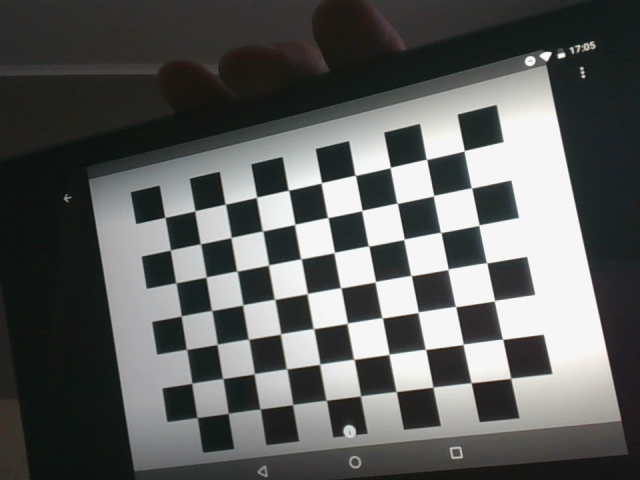
#> input picture Computer Vision_Practice/data/pinhole_calib/img_00.png, 640 x 480 px, found by its file name
$ jupyter execute --allow-errors lecture11_practice.ipynb   (older library calls are emulated)
#> lines starting #> are read from the running program, lines starting #| are printed output that depends on the picture
# 1. 3D Triangulation

[cell 1]
import cv2
import numpy as np

P1 = np.eye(3, 4, dtype=np.float32)
P2 = np.eye(3, 4, dtype=np.float32)
P2[0, 3] = -1

N = 5
points3d = np.empty((4, N), np.float32)
points3d[:3, :] = np.random.randn(3, N)
points3d[3, :] = 1

points1 = P1 @ points3d
points1 = points1[:2, :] / points1[2, :]
points1[:2, :] += np.random.randn(2, N) * 1e-2

points2 = P2 @ points3d
points2 = points2[:2, :] / points2[2, :]
points2[:2, :] += np.random.randn(2, N) * 1e-2

points3d_reconstr = cv2.triangulatePoints(P1, P2, points1, points2)
points3d_reconstr /= points3d_reconstr[3, :]

print('Original points')
print(points3d[:3].T)
print('Reconstructed points')
print(points3d_reconstr[:3].T)

# 2. Find relative camera-object pose using PnP algorithm

[cell 2]
import cv2
import numpy as np

#> (the rest of this cell did not finish here and is left out)

# 3. Stereo rectification

[cell 3]
import cv2
import numpy as np
import matplotlib.pyplot as plt
import matplotlib
matplotlib.rcParams.update({'font.size': 20})

#> (the rest of this cell did not finish here and is left out)

# 4. Fundamental matrix computation

[cell 4]
import cv2
import numpy as np

#> (the rest of this cell did not finish here and is left out)

# 5. Essential decomposition into rotation and translation

[cell 5]
import cv2
import numpy as np

#> (the rest of this cell did not finish here and is left out)

# 6. Estimating disparity map for stereo images

[cell 6]
import cv2
import matplotlib.pyplot as plt
import matplotlib
matplotlib.rcParams.update({'font.size': 20})

left_img = cv2.imread('./img_00.png')
#> left_img is the input picture: shape (480, 640, 3); mean B, G, R 93.2, 94.5, 92.8
right_img = cv2.imread('./img_01.png')
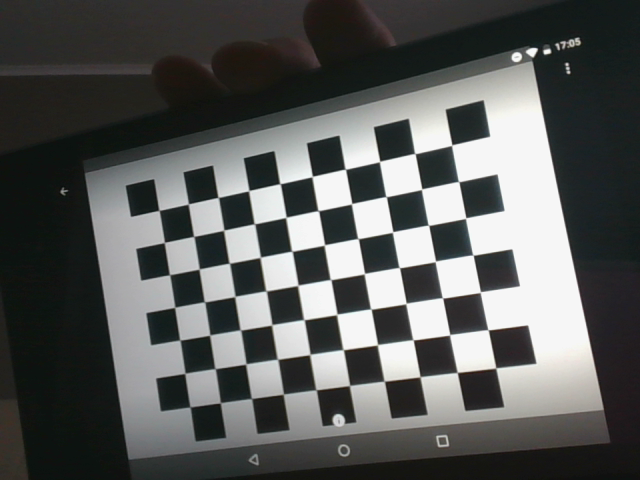
#> input picture Computer Vision_Practice/data/pinhole_calib/img_01.png, 640 x 480 px, found by its file name
#> right_img is the input picture: shape (480, 640, 3); mean B, G, R 89.8, 91.2, 89.4

stereo_bm = cv2.StereoBM_create(32)
dispmap_bm = stereo_bm.compute(cv2.cvtColor(left_img, cv2.COLOR_BGR2GRAY),
                               cv2.cvtColor(right_img, cv2.COLOR_BGR2GRAY))
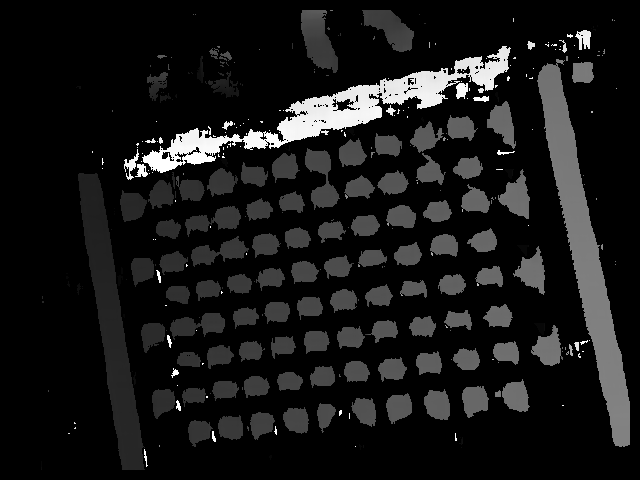
#> dispmap_bm: shape (480, 640) int16; min -16, max 496, mean 32.5; drawn with min black and max white

stereo_sgbm = cv2.StereoSGBM_create(0, 32)
dispmap_sgbm = stereo_sgbm.compute(left_img, right_img)
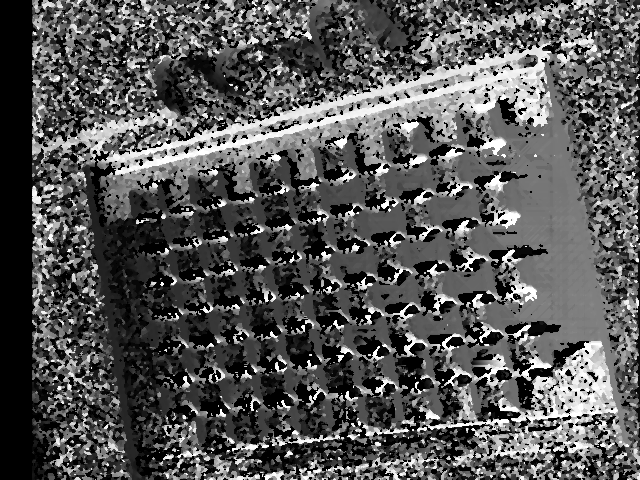
#> dispmap_sgbm: shape (480, 640) int16; min -16, max 496, mean 157.1; drawn with min black and max white

plt.figure(figsize=(12, 10))
plt.subplot(221)
plt.title('left')
plt.imshow(left_img[:, :, [2, 1, 0]])
plt.subplot(222)
plt.title('right')
plt.imshow(right_img[:, :, [2, 1, 0]])
plt.subplot(223)
plt.title('BM')
plt.imshow(dispmap_bm, cmap='gray')
plt.subplot(224)
plt.title('SGBM')
plt.imshow(dispmap_sgbm, cmap='gray')
plt.show()
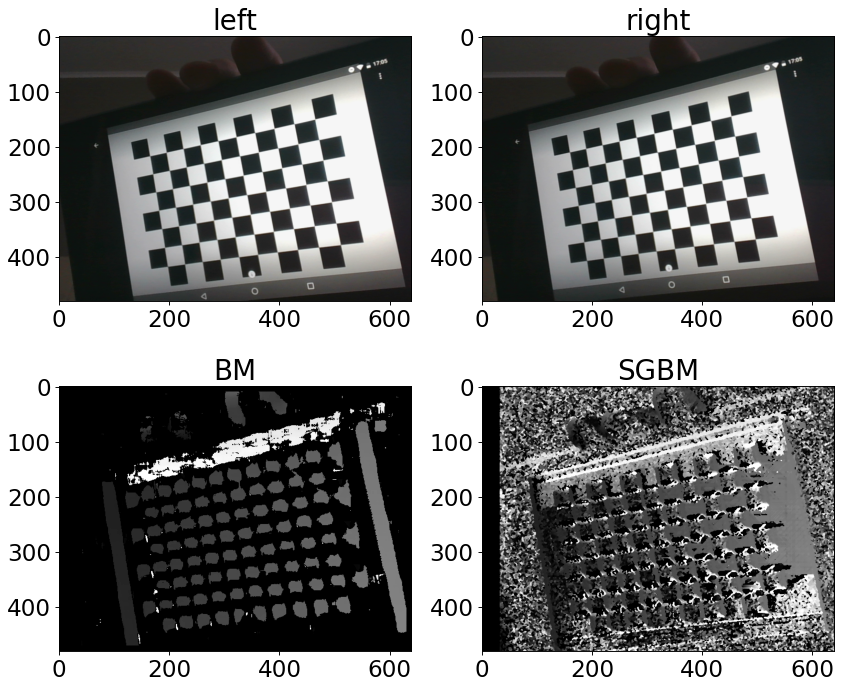
#> figure drawn by matplotlib, 4 panels
